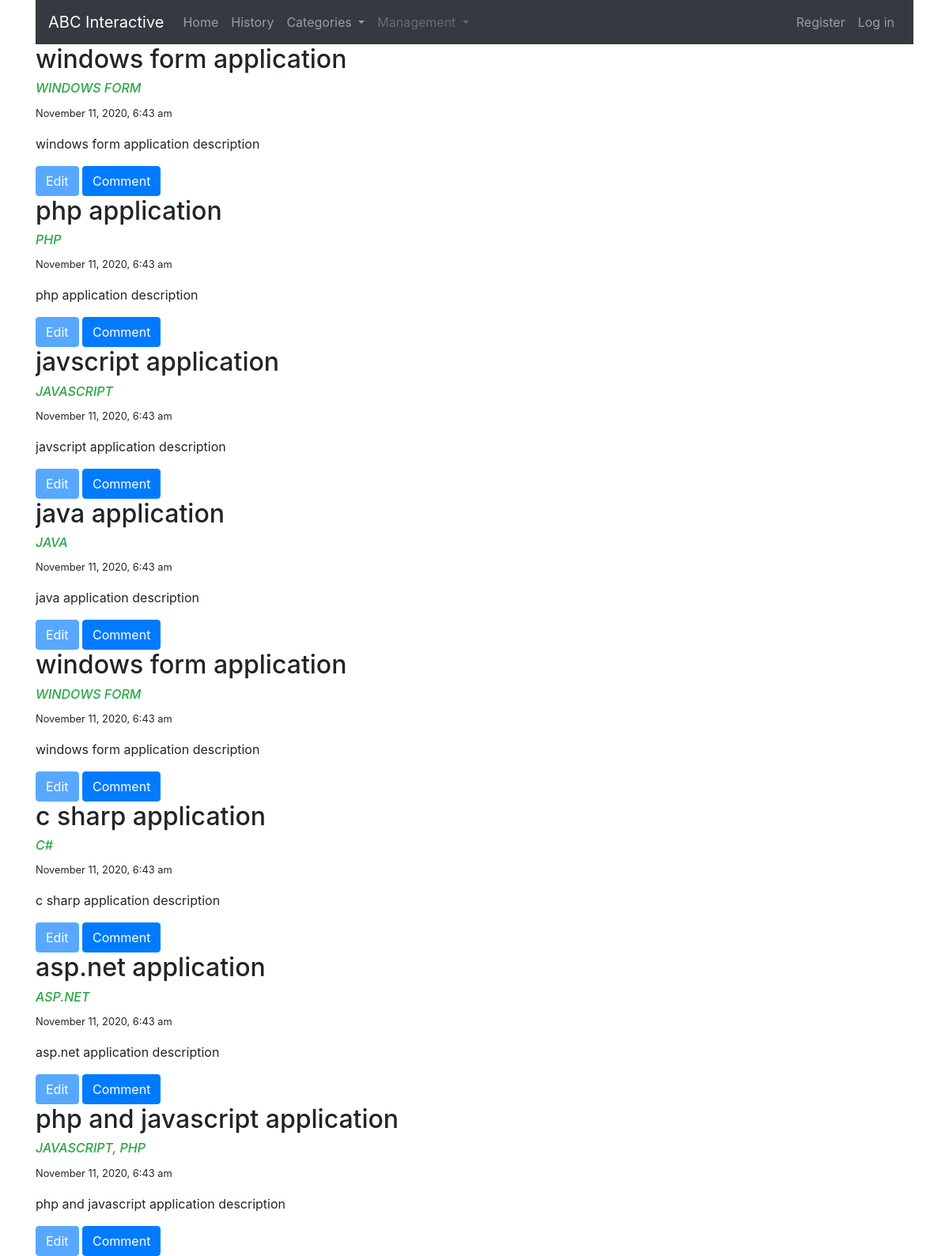
The page / on the database its author committed.
### tables this page shows
CREATE TABLE IF NOT EXISTS `projects` (
    `id` int(11) NOT NULL AUTO_INCREMENT,
    `title` varchar(50) NOT NULL,
    `createdTimestamp` timestamp DEFAULT current_timestamp(),
    `updatedTimestamp` timestamp DEFAULT current_timestamp(),
    `description` varchar(1000) NOT NULL,
    `url` varchar(200) NOT NULL,
    `imagePath` varchar(200) NOT NULL,
    `userId` int(11),
    PRIMARY KEY (`id`),
    CONSTRAINT `ownFK` FOREIGN KEY (`userId`)
        REFERENCES `users` (`id`)
        ON DELETE SET NULL
);

CREATE TABLE IF NOT EXISTS `categories` (
    `id` int(11) NOT NULL AUTO_INCREMENT,
    `name` varchar(30) NOT NULL,
    PRIMARY KEY (`id`)
);

### projectsAndComments.php (the view, shortened to what this page needs)
<?php
	$path = explode('?', $_SERVER['REQUEST_URI']);
	$currentFile = basename($path[0]);
	if ($currentFile == "management.php") {
		$isManagementPage = true;
	}else {
		$isManagementPage = false;
	}
	$getProjectQuery = "SELECT * FROM projects";
    $projectsStatement = $db->prepare($getProjectQuery);
    $projectsStatement->execute();
?>
<?php while ($row = $projectsStatement->fetch()): ?>
<section style="overflow: hidden;">
<?php
	require_once('functions.php');
?>
	<h2><a style="color: inherit;" href="showProject.php?id=<?= $row['id'] ?>"><?= $row['title'] ?></a></h2>
	<h6 class="font-italic text-success">
		<?php $CorrespondingCategoryQuery = "SELECT c.name FROM projects p INNER JOIN projectscategories pc ON p.id = pc.projectId INNER JOIN categories c ON c.id = pc.categoryId WHERE p.id = " . $row['id'];
			$CategorySatement = $db->prepare($CorrespondingCategoryQuery);
			$CategorySatement->execute();
			$categoryRows = $CategorySatement->fetchAll();
			for($i=0; $i< count($categoryRows); $i++ ) {
				echo $categoryRows[$i]['name'];
				if($i != count($categoryRows)-1){
					echo ', ';
				}
			}
		?>
	</h6>
	<p>
        <small>
          <?= date("F d, Y, g:i a",strtotime($row['createdTimestamp'])) ?>
        </small>
    </p>
    <?php if(strlen($row['description']) > 200 ): ?>
    <p><?= substr($row['description'],0,200) ?> ...
        <a href="showProject.php?id=<?= $row['id'] ?>">Read more</a>
    </p>
    <?php else: ?>
    <p><?= $row['description']?></p>
    <?php endif ?>
	<a href="editProject.php?id=<?= $row['id'] ?>" class="btn btn-primary .btn-xs  <?php if($isManagementPage) {
				echo 'active showButton';
			}else{
				echo 'disabled';
			} ?>" role="button" aria-pressed="true">Edit</a>
	<button type="button" class="btn btn-primary .btn-xs showButton" id="<?= $row['id'] ?>">Comment</button>
</section>
<?php endwhile ?>

### index.php (shortened to what this page needs)
<!DOCTYPE html>
<html>
<head>
	<link rel="stylesheet" href="https://cdn.jsdelivr.net/npm/bootstrap@4.5.3/dist/css/bootstrap.min.css">
</head>
<body>
	<div class="container box">
		<?php require("./header.php") ?>
		<?php require('projectsAndComments.php') ?>
	</div>
</body>
</html>

### header.php (shortened to what this page needs)
<?php
    require_once("functions.php");
?>
<nav class="navbar navbar-expand-lg navbar-dark bg-dark">
  <a class="navbar-brand" href="index.php">ABC Interactive</a>
  <div class="collapse navbar-collapse" id="navbarSupportedContent">
    <ul class="navbar-nav mr-auto">
      <li class="nav-item <?php isActive('index.php') ?>">
        <a class="nav-link" href="index.php">Home <span class="sr-only">(current)</span></a>
      </li>
      <li class="nav-item">
        <a class="nav-link" href="#">History</a>
      </li>
      <li class="nav-item dropdown">
        <a class="nav-link dropdown-toggle <?php isActive('aTypeProject.php') ?>" href="#" id="navbarDropdown" role="button" data-toggle="dropdown" aria-haspopup="true" aria-expanded="false">
          Categories
        </a>
      </li>
      <li class="nav-item dropdown">
        <a class="nav-link dropdown-toggle <?php if(!isset($_SESSION['username'])){ echo 'disabled';} isActive(['management.php','users.php','newProject.php','category.php']); ?>" href="management.php" id="navbarDropdown" role="button" data-toggle="dropdown" aria-haspopup="true" aria-expanded="false">
          Management
        </a>
      </li>
    </ul>
    <div>
        <ul class=" navbar-nav ml-auto">
            <li class="nav-item <?php isActive('registration.php') ?>">
                <?php if(isset($_SESSION['username'])): ?>
                <span class="nav-link"><?= $_SESSION['username'] ?></span>
                <?php else: ?>
                <a class="nav-link" href="editUsers.php">Register</a>
                <?php endif ?>
            </li>
            <li class="nav-item">
                <?php if(isset($_SESSION['username'])): ?>
                <a class="nav-link" href="logout.php">Log Off</a>
                <?php else: ?>
                <a class="nav-link <?php isActive('login.php') ?>" href="login.php">Log in</a>
                <?php endif ?>
            </li>
        </ul>
    </div>
  </div>
</nav>

### functions.php (shortened to what this page needs)
<?php
	function isActive($currentPage){
		$path = explode('?', $_SERVER['REQUEST_URI']);
		$currentUrl = basename($path[0]);
		if (gettype($currentPage) === 'string') {
			if (strtolower($currentUrl) === strtolower($currentPage)) {
				echo 'active';
			}
		}else{
			foreach ($currentPage as $value) {
				if (strtolower($currentUrl) === strtolower($value)) {
					echo 'active';
					break;
				}
			}
		}
   }
?>

### rows shown on the page
projects: title "windows form application", createdTimestamp "November 11, 2020, 6:43 am", description "windows form application description"
categories: name "WINDOWS FORM"
projects: title "php application", createdTimestamp "November 11, 2020, 6:43 am", description "php application description"
categories: name "PHP"
projects: title "javscript application", createdTimestamp "November 11, 2020, 6:43 am", description "javscript application description"
categories: name "JAVASCRIPT"
projects: title "java application", createdTimestamp "November 11, 2020, 6:43 am", description "java application description"
categories: name "JAVA"
projects: title "windows form application", createdTimestamp "November 11, 2020, 6:43 am", description "windows form application description"
projects: title "c sharp application", createdTimestamp "November 11, 2020, 6:43 am", description "c sharp application description"
categories: name "C#"
projects: title "asp.net application", createdTimestamp "November 11, 2020, 6:43 am", description "asp.net application description"
categories: name "ASP.NET"
projects: title "php and javascript application", createdTimestamp "November 11, 2020, 6:43 am", description "php and javascript application description"
